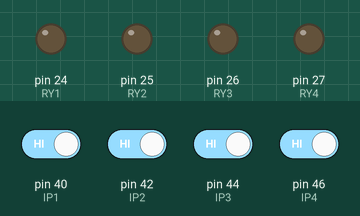
Recording of a sketch running on a simulated Arduino Mega 2560, built with avr-gcc and run on an emulated ATmega2560. Parts: output pins drawn as LEDs (lit = HIGH). The inputs (shaded band) are chosen by the test bench; at power-on: pin 40 (IP1), pin 42 (IP2), pin 44 (IP3), pin 46 (IP4) HIGH.

Above: at 1.2 s.
1.3 s: pin 40 (IP1) driven LOW
At 1.9 s:
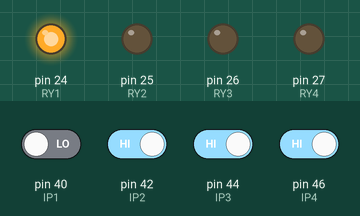
2.8 s: pin 42 (IP2) driven LOW
At 4.0 s:
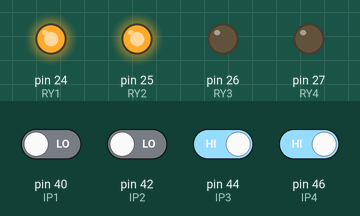
4.3 s: pin 44 (IP3) driven LOW
At 5.4 s:
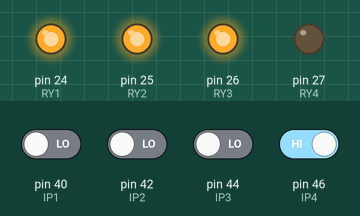
5.8 s: pin 46 (IP4) driven LOW
At 6.5 s:
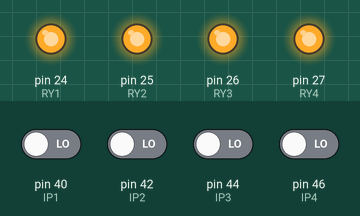
7.3 s: pin 40 (IP1) driven HIGH
At 7.7 s:
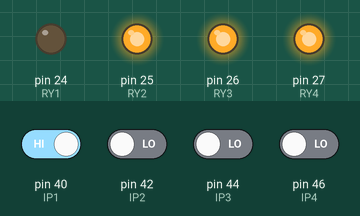
8.8 s: pin 42 (IP2) driven HIGH
At 10.0 s:
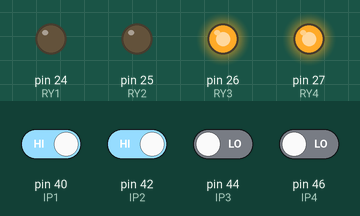
Timing chart, 0 to 11.3 s (numbered marks = the images above; inputs shaded):
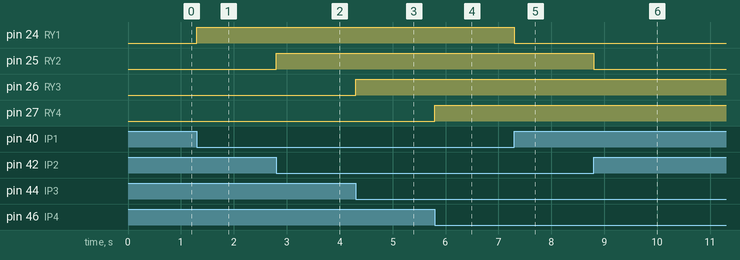

The sketch:

Digital_IP.ino
```cpp
#define IP1 40
#define IP2 42
#define IP3 44
#define IP4 46


#define RY1 24
#define RY2 25
#define RY3 26
#define RY4 27

void setup() {
  pinMode(RY1, OUTPUT);
  pinMode(RY2, OUTPUT);
  pinMode(RY3, OUTPUT);
  pinMode(RY4, OUTPUT);
}

void loop() {
  digitalWrite(RY1, !digitalRead(IP1));
  digitalWrite(RY2, !digitalRead(IP2));
  digitalWrite(RY3, !digitalRead(IP3));
  digitalWrite(RY4, !digitalRead(IP4));
}
```

Measured:
- after the input at 1.3 s, pin 24 (RY1): LOW → HIGH at once
- after the input at 2.8 s, pin 25 (RY2): LOW → HIGH at once
- after the input at 4.3 s, pin 26 (RY3): LOW → HIGH at once
- after the input at 5.8 s, pin 27 (RY4): LOW → HIGH at once
- after the input at 7.3 s, pin 24 (RY1): HIGH → LOW at once
- after the input at 8.8 s, pin 25 (RY2): HIGH → LOW at once
